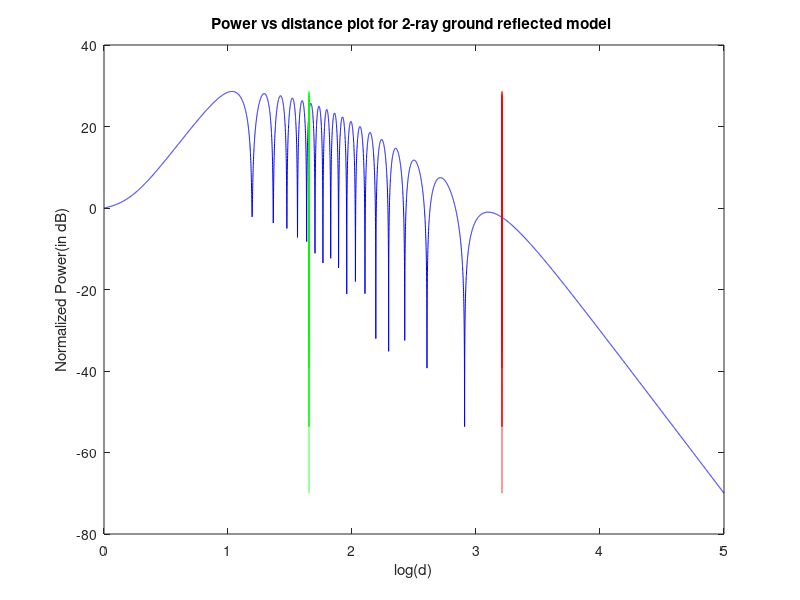

MATLAB code to generate this figure:
%% INITIAL CODE
%% Check the scripts directory for the updates

ld=0:0.0005:5; %define lowest distance, farthest distance and the iteration step
%%Declaring Variables
    d=10.^ld; 
    ht = 45;  
    hr = 1.5; 
     f = 1800 * 10.^6;
     c = 3 * 10.^8;  
     R = -1; 
 G_los = 1; 
  G_gr = 1; 
  l_gr = sqrt(d.^2 + (ht + hr)^2); 
 l_los = sqrt( (ht - hr)^2 + d.^2 ); 

lambda = c/f;      
   phi = 2*pi*(l_gr-l_los)/lambda; 

   los = sqrt(G_los)./l_los; 
    gr = R*sqrt(G_gr)*exp(-j.*phi)./l_gr; 
    rs = (lambda.*abs(los+gr)/4*pi).^2; 
  norm = rs(1); 
    pr = rs./norm; 

x = ld ;
y =10*log10(pr); 
plot(ld,y,'color','b'); hold on;


title('Power vs distance plot for 2-ray ground reflected model '); 

xlabel('log(d)'); 
ylabel('Normalized Power(in dB)');


dc = 4*ht*hr/lambda;
dc = log10(dc);
dh = log10(ht);
%dc = 3.209515
plot(dc*ones(size(y)),y,'color','r'); 
plot(dh*ones(size(y)),y,'color','g'); 

